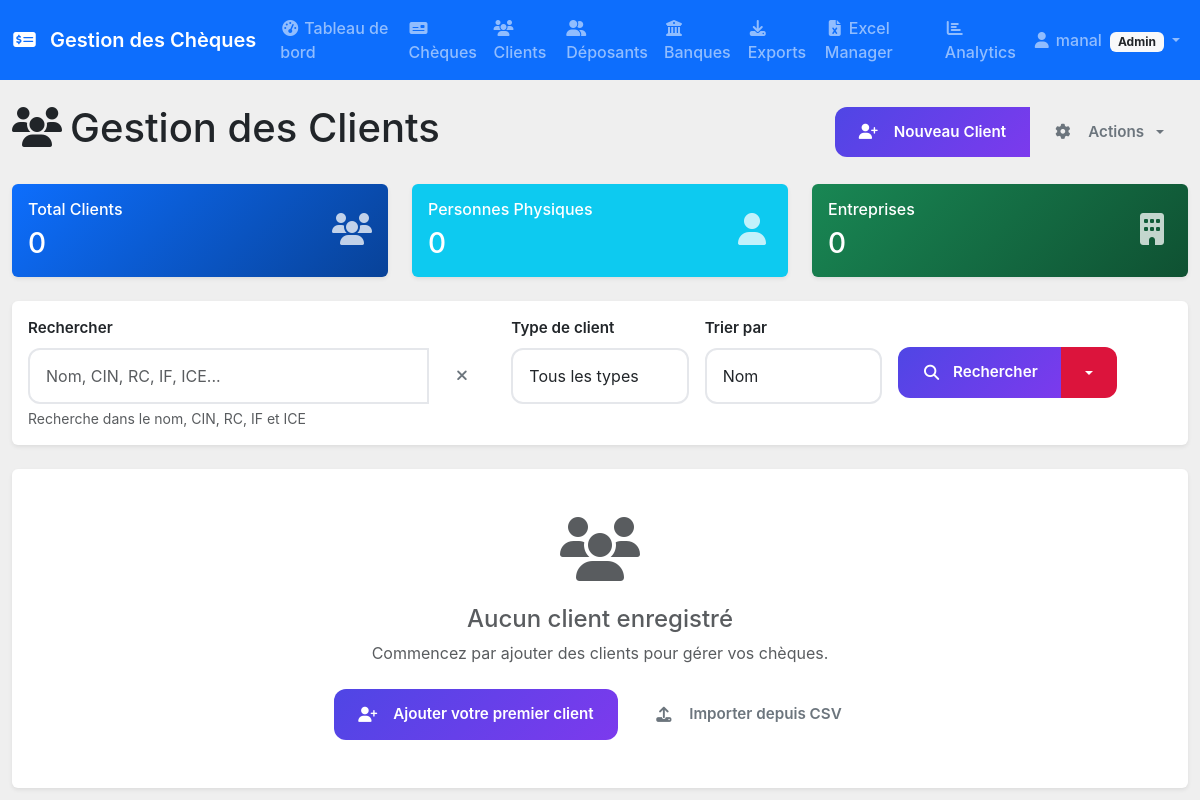
The app's page /clients/ (signed in), older data.
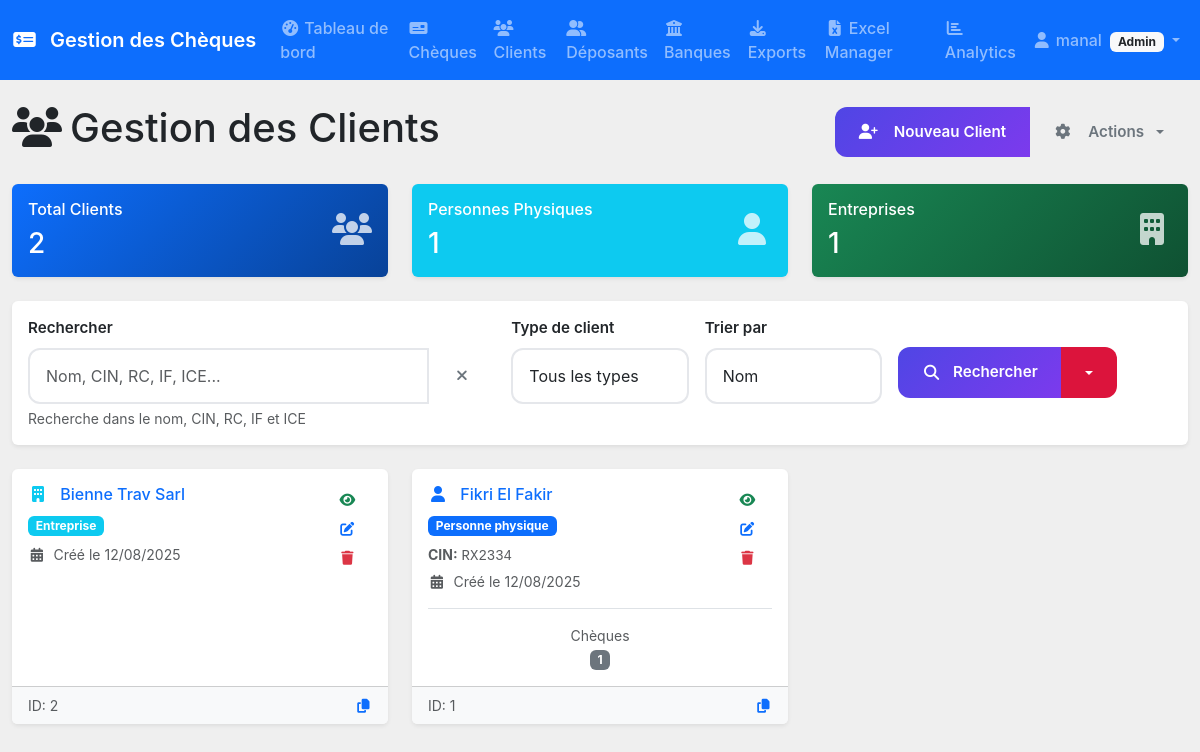
The same page, newer data.
### models.py (models this page shows, shortened)
class Client(db.Model):
    __tablename__ = 'clients'
    id = db.Column(db.Integer, primary_key=True)
    type = db.Column(db.String(20), nullable=False)
    name = db.Column(db.String(200), nullable=False)
    id_number = db.Column(db.String(50))  # CIN or RC
    vat_number = db.Column(db.String(50))  # IF or ICE
    created_at = db.Column(db.DateTime, default=datetime.utcnow)
    phone = db.Column(db.String(20))
    email = db.Column(db.String(120))
    address = db.Column(db.Text)
    city = db.Column(db.String(100))
    postal_code = db.Column(db.String(20))
    is_active = db.Column(db.Boolean, default=True, index=True)
    risk_level = db.Column(db.String(20), default='low')  # low, medium, high
    credit_limit = db.Column(db.Numeric(12, 2), default=0)
    current_exposure = db.Column(db.Numeric(12, 2), default=0)
    bounce_rate = db.Column(db.Float, default=0.0)
    risk_score = db.Column(db.Float, default=0.0)
    last_risk_assessment = db.Column(db.DateTime)
    last_contact_date = db.Column(db.DateTime)
    contact_method = db.Column(db.String(50))  # sms, email, phone
    cheques = db.relationship('Cheque', backref='client', lazy=True)
    communications = db.relationship('ClientCommunication', backref='client', lazy=True)
    documents = db.relationship('ClientDocument', backref='client', lazy=True)
    __table_args__ = (
        CheckConstraint(type.in_(['personne', 'entreprise']), name='check_client_type'),
        CheckConstraint(risk_level.in_(['low', 'medium', 'high']), name='check_risk_level'),
        Index('idx_client_name', 'name'),
        Index('idx_client_risk', 'risk_level'),
        Index('idx_client_type', 'type'),
    )

### routes/clients.py (the view, shortened to what this page needs)
@clients_bp.route('/')
@login_required
@monitor_performance
def index():
    try:
        search = request.args.get('search', '').strip()
        client_type = request.args.get('type', '')
        page = request.args.get('page', 1, type=int)
        per_page = min(request.args.get('per_page', 20, type=int), 100)  # Limit max per_page
        sort_by = request.args.get('sort', 'name')
        sort_order = request.args.get('order', 'asc')
        query = Client.query
        if client_type and client_type in CLIENT_TYPES:
            query = query.filter(Client.type == client_type)
        sort_column = getattr(Client, sort_by, Client.name)
        if sort_order == 'desc':
            query = query.order_by(sort_column.desc())
        else:
            query = query.order_by(sort_column.asc())
        try:
            clients = query.paginate(
                page=page, per_page=per_page, error_out=False
            )
        except Exception as e:
            logger.warning(f"Pagination error: {e}")
            clients = query.paginate(page=1, per_page=per_page, error_out=False)
        stats = {
            'total': Client.query.count(),
            'personnes': Client.query.filter_by(type='personne').count(),
            'entreprises': Client.query.filter_by(type='entreprise').count()
        }
        return render_template('clients/index.html',
                             clients=clients,
                             search=search,
                             client_type=client_type,
                             sort_by=sort_by,
                             sort_order=sort_order,
                             stats=stats,
                             client_types=CLIENT_TYPES)
    except Exception as e:
        logger.error(f"Error in clients index: {e}")
        flash('Erreur lors du chargement des clients.', 'danger')
        return render_template('clients/index.html',
                             clients=None,
                             search='',
                             client_type='',
                             stats={},
                             client_types=CLIENT_TYPES)

### routes/clients.py (called while the page is built)
def monitor_performance(f):
    @wraps(f)
    def decorated_function(*args, **kwargs):
        start_time = time.time()
        try:
            result = f(*args, **kwargs)
            execution_time = time.time() - start_time
            if execution_time > 1.0:  # Log slow queries
                logger.warning(f"Slow operation in {f.__name__}: {execution_time:.2f}s")
            return result
        except Exception as e:
            execution_time = time.time() - start_time
            logger.error(f"Error in {f.__name__} after {execution_time:.2f}s: {e}")
            raise
    return decorated_function

@clients_bp.context_processor
def inject_client_types():
    return {'CLIENT_TYPES': CLIENT_TYPES}

### utils/security.py (called while the page is built)
    @staticmethod
    def validate_session_integrity():
        if 'user_id' in session:
            expected_signature = SessionSecurity._generate_session_signature()
            actual_signature = session.get('session_signature')
            if not hmac.compare_digest(str(expected_signature), str(actual_signature or '')):
                session.clear()
                return False
        return True

### templates/clients/index.html (shortened to what the changed rows need)
{% extends "base.html" %}
{% block content %}
<div class="d-flex justify-content-between align-items-center mb-4">
    <h1><i class="fas fa-users me-2"></i>Gestion des Clients</h1>
</div>
{% if stats %}
<div class="row mb-4">
    <div class="col-md-4">
        <div class="card bg-primary text-white">
            <div class="card-body">
                <div class="d-flex justify-content-between">
                    <div>
                        <h6 class="card-title">Total Clients</h6>
                        <h3 class="mb-0">{{ stats.total }}</h3>
                    </div>
                    <div class="align-self-center">
                        <i class="fas fa-users fa-2x opacity-75"></i>
                    </div>
                </div>
            </div>
        </div>
    </div>
    <div class="col-md-4">
        <div class="card bg-info text-white">
            <div class="card-body">
                <div class="d-flex justify-content-between">
                    <div>
                        <h6 class="card-title">Personnes Physiques</h6>
                        <h3 class="mb-0">{{ stats.personnes }}</h3>
                    </div>
                    <div class="align-self-center">
                        <i class="fas fa-user fa-2x opacity-75"></i>
                    </div>
                </div>
            </div>
        </div>
    </div>
    <div class="col-md-4">
        <div class="card bg-success text-white">
            <div class="card-body">
                <div class="d-flex justify-content-between">
                    <div>
                        <h6 class="card-title">Entreprises</h6>
                        <h3 class="mb-0">{{ stats.entreprises }}</h3>
                    </div>
                    <div class="align-self-center">
                        <i class="fas fa-building fa-2x opacity-75"></i>
                    </div>
                </div>
            </div>
        </div>
    </div>
</div>
{% endif %}
{% if clients and clients.items %}
<div class="row">
    {% for client in clients.items %}
    <div class="col-md-6 col-lg-4 mb-3">
        <div class="card h-100 client-card" data-client-id="{{ client.id }}">
            <div class="card-body">
                <div class="d-flex justify-content-between align-items-start">
                    <div class="flex-grow-1">
                        <h6 class="card-title">
                            <i class="fas {{ 'fa-user' if client.type == 'personne' else 'fa-building' }} me-2 text-{{ 'primary' if client.type == 'personne' else 'info' }}"></i>
                            <a href="{{ url_for('clients.view', id=client.id) }}" class="text-decoration-none">
                                {{ client.name }}
                            </a>
                        </h6>
                        <div class="client-info">
                            <div class="mb-2">
                                <span class="badge bg-{{ 'primary' if client.type == 'personne' else 'info' }}">
                                    {{ 'Personne physique' if client.type == 'personne' else 'Entreprise' }}
                                </span>
                            </div>
                            {% if client.id_number %}
                            <div class="mb-1 small text-muted">
                                <strong>{{ 'CIN:' if client.type == 'personne' else 'RC:' }}</strong>
                                <span class="font-monospace">{{ client.id_number }}</span>
                            </div>
                            {% endif %}
                            {% if client.created_at %}
                            <div class="small text-muted">
                                <i class="fas fa-calendar me-1"></i>
                                Créé le {{ client.created_at.strftime('%d/%m/%Y') }}
                            </div>
                            {% endif %}
                        </div>
                    </div>
                    {% if current_user.role in ['admin', 'comptable', 'agent'] %}
                    <div class="btn-group-vertical btn-group-sm">
                        <a href="{{ url_for('clients.view', id=client.id) }}" class="btn btn-outline-success btn-sm" title="Voir">
                            <i class="fas fa-eye"></i>
                        </a>
                        <a href="{{ url_for('clients.edit', id=client.id) }}" class="btn btn-outline-primary btn-sm" title="Modifier">
                            <i class="fas fa-edit"></i>
                        </a>
                        {% if current_user.role == 'admin' %}
                        <button type="button" class="btn btn-outline-danger btn-sm"
                                data-bs-toggle="modal" data-bs-target="#deleteModal{{ client.id }}" title="Supprimer">
                            <i class="fas fa-trash"></i>
                        </button>
                        {% endif %}
                    </div>
                    {% endif %}
                </div>
                {% if client.cheques %}
                <div class="mt-3 pt-3 border-top">
                    <div class="row text-center">
                        <div class="col">
                            <small class="text-muted d-block">Chèques</small>
                            <span class="badge bg-secondary">{{ client.cheques|length }}</span>
                        </div>
                        {% set pending_cheques = client.cheques|selectattr("status", "in", ["EN_ATTENTE", "DEPOSE"])|list %}
                    </div>
                </div>
                {% endif %}
            </div>
            <div class="card-footer bg-light py-2">
                <div class="d-flex justify-content-between align-items-center">
                    <small class="text-muted">
                        ID: {{ client.id }}
                    </small>
                    <div class="btn-group btn-group-sm">
                        <button type="button" class="btn btn-link btn-sm p-0 copy-info"
                                data-client-info="{{ client.name }}{% if client.id_number %} - {{ client.id_number }}{% endif %}"
                                title="Copier les informations">
                            <i class="fas fa-copy"></i>
                        </button>
                    </div>
                </div>
            </div>
        </div>
    </div>
    {% endfor %}
</div>
{% else %}
<div class="card">
    <div class="card-body text-center py-5">
        <i class="fas fa-users fa-4x text-muted mb-4"></i>
        <h4 class="text-muted">
            {% if search or client_type %}
                Aucun client trouvé
            {% else %}
                Aucun client enregistré
            {% endif %}
        </h4>
        <p class="text-muted">
            {% if search or client_type %}
                Aucun client ne correspond à vos critères de recherche.
                <br>
                <a href="{{ url_for('clients.index') }}" class="btn btn-outline-primary btn-sm mt-2">
                    <i class="fas fa-times me-2"></i>Effacer les filtres
                </a>
            {% else %}
                Commencez par ajouter des clients pour gérer vos chèques.
            {% endif %}
        </p>
        {% if current_user.role in ['admin', 'comptable', 'agent'] %}
        <div class="mt-4">
            <a href="{{ url_for('clients.new') }}" class="btn btn-primary btn-lg">
                <i class="fas fa-user-plus me-2"></i>Ajouter votre premier client
            </a>
            {% if current_user.role in ['admin', 'comptable'] %}
            <a href="{{ url_for('clients.bulk_import') }}" class="btn btn-outline-secondary btn-lg ms-2">
                <i class="fas fa-upload me-2"></i>Importer depuis CSV
            </a>
            {% endif %}
        </div>
        {% endif %}
    </div>
</div>
{% endif %}
{% endblock %}

Row changes from the older to the newer data that the page shows:
added Client: name "Bienne Trav Sarl", type "Entreprise", created_at "12/08/2025", id "2"
added Client: name "Fikri El Fakir", type "Personne physique", type "CIN:", id_number "RX2334", created_at "12/08/2025", cheques|length "1", id "1"
Text that changed along with them:
{{ stats.total }}: "0" → "2"
{{ stats.personnes }}: "0" → "1"
{{ stats.entreprises }}: "0" → "1"
text no longer shown: "Aucun client enregistré Commencez par ajouter des clients pour gérer vos chèques. Ajouter votre premier client Importer depuis CSV"
